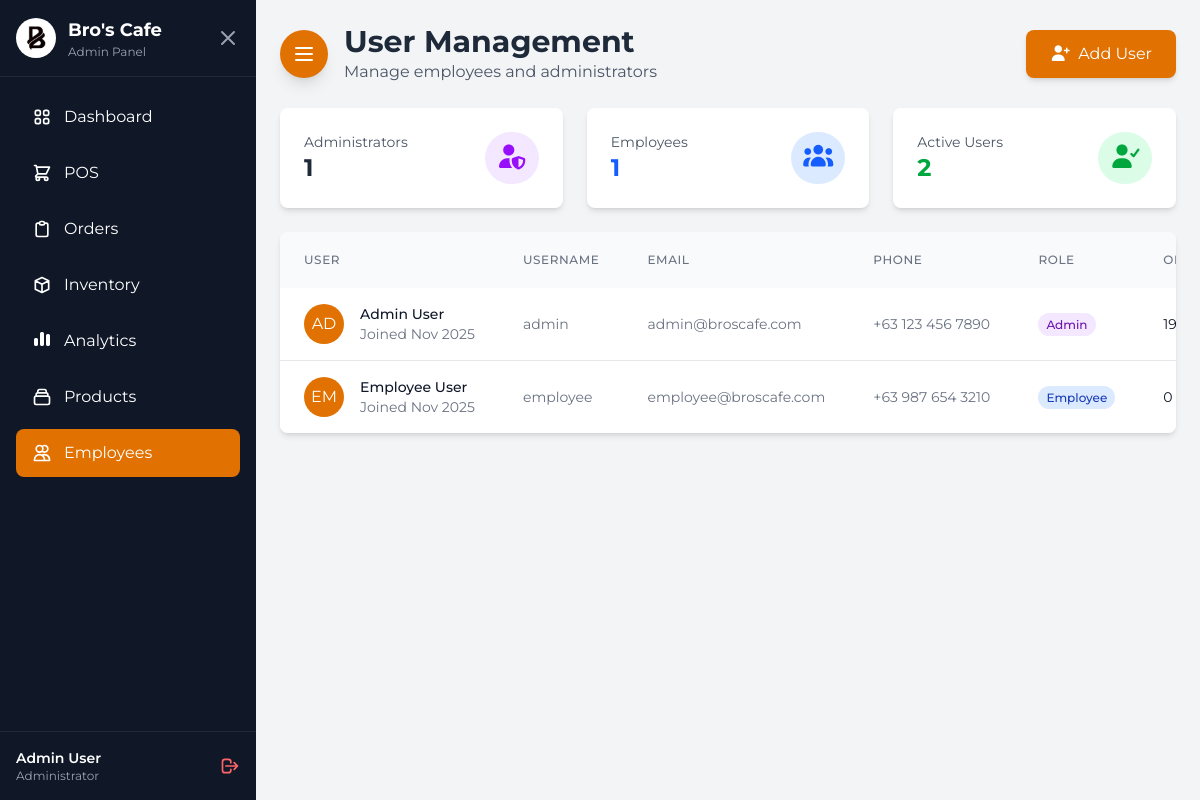
/public/pages/usr/users.php (signed in), run on the app's committed database.
### tables this page shows
CREATE TABLE `users` (
  `id` int(11) NOT NULL,
  `username` varchar(50) NOT NULL,
  `email` varchar(100) NOT NULL,
  `password` varchar(255) NOT NULL,
  `full_name` varchar(100) NOT NULL,
  `role` enum('admin','employee','customer') DEFAULT 'customer',
  `phone` varchar(20) DEFAULT NULL,
  `status` enum('active','inactive') DEFAULT 'active',
  `created_at` timestamp NOT NULL DEFAULT current_timestamp(),
  `updated_at` timestamp NOT NULL DEFAULT current_timestamp() ON UPDATE current_timestamp()
);

### public/pages/usr/users.php (the view, shortened to what the rows shown need)
<?php
require_once '../../../src/services/functions.php';
$db = new Database();
$conn = $db->getConnection();
$stmt = $conn->query("
    SELECT u.*,
           (SELECT COUNT(*) FROM orders WHERE employee_id = u.id) as total_orders,
           (SELECT SUM(total_amount) FROM orders WHERE employee_id = u.id AND status != 'cancelled') as total_sales
    FROM users u
    WHERE u.role IN ('admin', 'employee')
    ORDER BY u.created_at DESC
");
$users = $stmt->fetchAll();
$current_user = getCurrentUser();
?>
<!DOCTYPE html>
<html lang="en">
<head>
    <link rel="stylesheet" href="../../assets/css/admin.css">
    <link rel="stylesheet" href="https://cdnjs.cloudflare.com/ajax/libs/font-awesome/7.0.1/css/all.min.css"
 />
    <script src="https://cdn.jsdelivr.net/npm/@tailwindcss/browser@4"></script>
</head>
<body class="bg-gray-100 font-['Montserrat']">
    <div class="flex h-screen overflow-hidden">
        <aside id="sidebar" class="flex flex-col w-64 text-white bg-gray-900">
            <div class="p-4 border-b border-gray-800">
                <div class="flex items-center justify-between">
                    <div class="flex items-center">
                        <div class="ml-3">
                            <h1 class="text-lg font-bold">Bro's Cafe</h1>
                            <p class="text-xs text-gray-400"><?php echo ucfirst($current_user['role']); ?> Panel</p>
                        </div>
                    </div>
                </div>
            </div>
            <div class="p-4 border-t border-gray-800">
                <div class="flex items-center justify-between">
                    <div>
                        <p class="text-sm font-semibold"><?php echo $current_user['full_name']; ?></p>
                        <p class="text-xs text-gray-400">Administrator</p>
                    </div>
                </div>
            </div>
        </aside>
        <div class="flex-1 overflow-y-auto">
            <div class="p-6">
                <div class="flex items-center justify-between mb-6">
                    <div class="flex items-center">
                        <div>
                            <h2 class="text-3xl font-bold text-gray-800">User Management</h2>
                        </div>
                    </div>
                </div>
                <div class="overflow-hidden bg-white rounded-lg shadow-md">
                    <div class="overflow-x-auto">
                        <table class="w-full">
                            <thead class="bg-gray-50">
                                <tr>
                                    <th
                                        class="px-6 py-3 text-xs font-medium tracking-wider text-left text-gray-500 uppercase">
                                        User
                                    </th>
                                    <th
                                        class="px-6 py-3 text-xs font-medium tracking-wider text-left text-gray-500 uppercase">
                                        Username
                                    </th>
                                    <th
                                        class="px-6 py-3 text-xs font-medium tracking-wider text-left text-gray-500 uppercase">
                                        Email
                                    </th>
                                    <th
                                        class="px-6 py-3 text-xs font-medium tracking-wider text-left text-gray-500 uppercase">
                                        Phone
                                    </th>
                                    <th
                                        class="px-6 py-3 text-xs font-medium tracking-wider text-left text-gray-500 uppercase">
                                        Role
                                    </th>
                                    <th
                                        class="px-6 py-3 text-xs font-medium tracking-wider text-left text-gray-500 uppercase">
                                        Orders
                                    </th>
                                </tr>
                            </thead>
                            <tbody class="bg-white divide-y divide-gray-200">
                                <?php foreach ($users as $user): ?>
                                    <tr class="hover:bg-gray-50">
                                        <td class="px-6 py-4 whitespace-nowrap">
                                            <div class="flex items-center">
                                                <div class="shrink-0 w-10 h-10">
                                                    <div
                                                        class="flex items-center justify-center w-10 h-10 text-white rounded-full bg-amber-600">
                                                        <?php echo strtoupper(substr($user['full_name'], 0, 2)); ?>
                                                    </div>
                                                </div>
                                                <div class="ml-4">
                                                    <div class="text-sm font-medium text-gray-900">
                                                        <?php echo $user['full_name']; ?></div>
                                                    <div class="text-sm text-gray-500">Joined
                                                        <?php echo date('M Y', strtotime($user['created_at'])); ?></div>
                                                </div>
                                            </div>
                                        </td>
                                        <td class="px-6 py-4 text-sm text-gray-500 whitespace-nowrap">
                                            <?php echo $user['username']; ?>
                                        </td>
                                        <td class="px-6 py-4 text-sm text-gray-500 whitespace-nowrap">
                                            <?php echo $user['email']; ?>
                                        </td>
                                        <td class="px-6 py-4 text-sm text-gray-500 whitespace-nowrap">
                                            <?php echo $user['phone'] ?: '-'; ?>
                                        </td>
                                        <td class="px-6 py-4 whitespace-nowrap">
                                            <span
                                                class="px-2 py-1 text-xs font-medium rounded-full
                                                <?php echo $user['role'] === 'admin' ? 'bg-purple-100 text-purple-800' : 'bg-blue-100 text-blue-800'; ?>">
                                                <?php echo ucfirst($user['role']); ?>
                                            </span>
                                        </td>
                                        <td class="px-6 py-4 text-sm text-gray-900 whitespace-nowrap">
                                            <?php echo $user['total_orders'] ?? 0; ?>
                                        </td>
                                    </tr>
                                <?php endforeach; ?>
                            </tbody>
                        </table>
                    </div>
                </div>
            </div>
        </div>
    </div>
</body>
</html>

### data on the page
users: role "Admin", full_name "Admin User", full_name "AD", created_at "Nov 2025", username "admin", email "admin@broscafe.com", phone "+63 123 456 7890", total_orders "19"
users: full_name "EM", full_name "Employee User", created_at "Nov 2025", username "employee", email "employee@broscafe.com", phone "+63 987 654 3210", role "Employee", total_orders "0"

### other printed values
$admin_count "1"
$employee_count "1"
$active_count "2"
